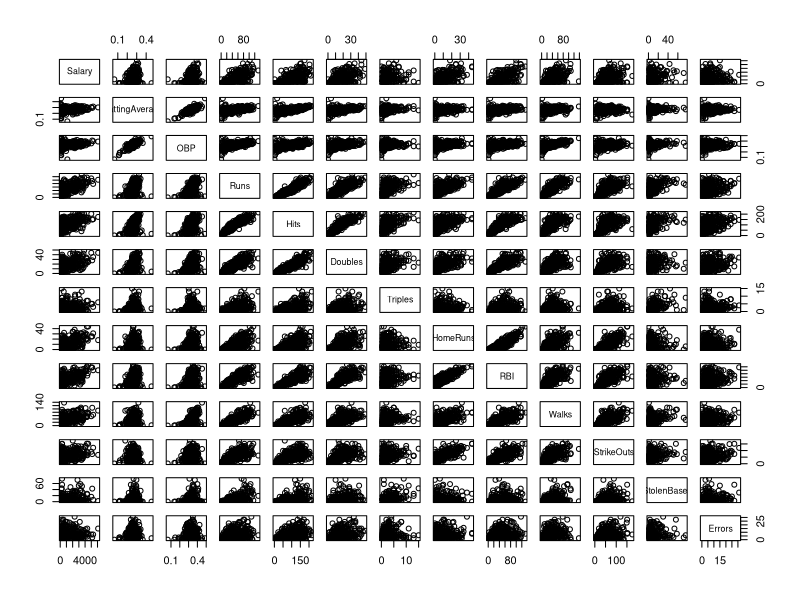
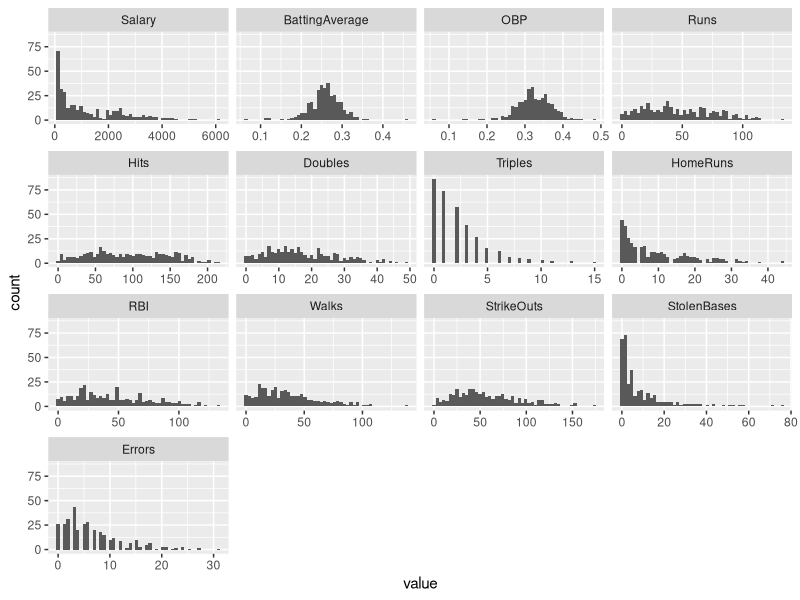

These figures' R source, in order: (Note: this script raises an error after producing the figures.)
####################################################################
#### Setup
####################################################################
## Install and load libraries
ipak <- function(pkg){
  new.pkg <- pkg[!(pkg %in% installed.packages()[, "Package"])]
  if (length(new.pkg)) 
    install.packages(new.pkg, dependencies = TRUE)
  sapply(pkg, require, character.only = TRUE)
}

packages <- c("ggplot2", "reshape2", "gridExtra", "leaps", "car", "MASS", "quantreg")
ipak(packages)

## Load and label data
baseball = read.table("baseball.dat.txt")
names(baseball) <- 
  c(
    'Salary',
    'BattingAverage',
    'OBP',
    'Runs',
    'Hits',
    'Doubles',
    'Triples',
    'HomeRuns',
    'RBI',
    'Walks',
    'StrikeOuts',
    'StolenBases',
    'Errors',
    'FreAgtEli',
    'FreeAgent',
    'ArbEli',
    'Arbitration',
    'Name'
  )

## Add singles data
baseball$Singles <- baseball$Hits - baseball$Doubles - baseball$Triples - baseball$HomeRuns

## Reorder columns
# baseball <- baseball[,c("Salary","BattingAverage","OBP","Runs","Hits","Singles","Doubles","Triples","HomeRuns","RBI","Walks","StrikeOuts","StolenBases","Errors","FreAgtEli",
#                         "FreeAgent","ArbEli","Arbitration","Name")]

## Remove measurement error
baseball = subset(baseball, baseball$Singles > 0)

## Display data summary without categorical variables
summary(baseball[1:13])

## Compute Correlation Matrix
corr_mat <- cor(baseball[1:17])

####################################################################
#### Initial Data Exploration
####################################################################
## Create Scatter Plots of Data
plot(baseball[1:13])

## Generate Histograms of data
ggplot(data=melt(baseball[1:13]),aes(x = value)) + facet_wrap(~variable,scales = "free_x") + geom_histogram(bins = 50)

## Free un-necessary memory
# rm(p1, p2, p3, p4, p5)
# rm(subset_salary_expanded, subset_obp)
# rm(j, X_obp, x_tmp, y_tmp, R2)
# invisible(gc())

####################################################################
#### Model Selection
####################################################################
## Fit inital linear models
lm_full = lm(Salary ~ . - Name - Singles, data = baseball)
lm_red = lm(Salary ~ . - Name - OBP - Singles, data = baseball)

## Use LEAPS for Model Selection Exploration
select_full = regsubsets(Salary ~ . - Name - Singles,method = "exhaustive",nbest = 1,nvmax=16,data = baseball)
select_red = regsubsets(Salary ~ . - Name - Singles - OBP,method = "exhaustive",nbest = 1,nvmax=16,data = baseball)
full_sum = summary(select_full)
red_sum = summary(select_red)

## Display Data
full_sum$which
red_sum$which

## Useful Values
totalSS=sum((baseball$Salary-mean(baseball$Salary))^2)
n=nrow(baseball)
sigma_hat_full=summary(lm_full)$sigma

####################################################################
#### Full Model AIC, BIC, Mallows C, Adj R2
####################################################################
## Necessary Values
p_full=17
p_f=2:p_full
RSS_full=full_sum$rss

## Adjusted R2
R2_adj_full=1-(RSS_full/(n-p_f))/(totalSS/(n-1))
plot(p_f,R2_adj_full,xlab="Number of betas",ylab="Adjusted R-squared")

## Mallow's C
C_p_full=RSS_full/(sigma_hat_full^2)+2*p_f-n
C_p_diff_full = abs(abs(C_p_full)-p_f)
plot(p_f,C_p_full,xlab="Number of betas",ylab="Mallow's Cp")
abline(0,1)

## AIC
aic_full=n*log(RSS_full/n)+2*p_f
plot(p_f,aic_full,xlab="Number of betas",ylab="AIC")

## BIC
bic_full=n*log(RSS_full/n)+p_f*log(n)
plot(p_f,bic_full,xlab="Number of betas",ylab="BIC")

## Suggested Number of Betas
r2_f = which.max(R2_adj_full)+1
mc_f = which.min(C_p_diff_full[1:15])+1
aic_f = which.min(aic_full)+1
bic_f = which.min(bic_full)+1
full_selection_betas = rbind(c(r2_f, mc_f, aic_f, bic_f))

####################################################################
#### Reduced Model AIC, BIC, Mallows C, Adj R2
####################################################################
## Necessary Values
p_red = 16
p_r=2:p_red
RSS_red=red_sum$rss

## Adjusted R2
R2_adj_red=1-(RSS_red/(n-p_r))/(totalSS/(n-1))
plot(p_r,R2_adj_red,xlab="Number of betas",ylab="Adjusted R-squared")

## Mallow's C
C_p_red=RSS_red/(sigma_hat_full^2)+2*p_r-n
C_p_diff_red = abs(abs(C_p_red)-p_r)
plot(p_r,C_p_red,xlab="Number of betas",ylab="Mallow's Cp")
abline(0,1)

## AIC
aic_red=n*log(RSS_red/n)+2*p_r
plot(p_r,aic_red,xlab="Number of betas",ylab="AIC")

## BIC
bic_red=n*log(RSS_red/n)+p_r*log(n)
plot(p_r,bic_red,xlab="Number of betas",ylab="BIC")


## Suggested Number of Betas
r2_r = which.max(R2_adj_red)+1
mc_r = which.min(C_p_diff_red[1:14])+1
aic_r = which.min(aic_red)+1
bic_r = which.min(bic_red)+1
red_selection_betas = rbind(c(r2_r, mc_r, aic_r, bic_r))

####################################################################
#### Model Selection Summary and VIF Analysis
####################################################################
## Number of Betas suggested by each method
Updated <- c(7,10,10,7) #Determined for both full and reduced 

selection_matrix_auto = matrix(c(full_selection_betas,red_selection_betas),ncol=length(full_selection_betas))
selection_matrix_user = matrix(c(Updated,Updated),ncol=length(Updated))
colnames(selection_matrix_auto) <- c('Adj R2','MallowC','AIC','BIC')
rownames(selection_matrix_auto) <- c('Full','Reduced')
colnames(selection_matrix_user) <- c('Adj R2','MallowC','AIC','BIC')
rownames(selection_matrix_user) <- c('Full','Reduced')

## Full Model Selection Results
lm_full_aic = lm(Salary ~ Runs+Hits+HomeRuns+RBI+StrikeOuts+StolenBases+FreAgtEli+FreeAgent+ArbEli, data=baseball)
lm_full_bic = lm(Salary ~ HomeRuns+RBI+StrikeOuts+StolenBases+FreAgtEli+ArbEli, data=baseball)

## Reduced (No OBP) Model Selection Results
lm_red_aic = lm(Salary ~ Runs+Hits+HomeRuns+RBI+StrikeOuts+StolenBases+FreAgtEli+FreeAgent+ArbEli, data=baseball)
lm_red_bic = lm(Salary ~ HomeRuns+RBI+StrikeOuts+StolenBases+FreAgtEli+ArbEli, data=baseball)

## NOTE: lm_full_bic and lm_red_r2 are the same model!

######################
# Full models
######################
## Full AIC VIF
vif(lm_full_aic)
which.max(vif(lm_full_aic))

lm_full_aic = update(lm_full_aic, . ~ . - RBI) 
vif(lm_full_aic)
which.max(vif(lm_full_aic))

lm_full_aic = update(lm_full_aic, . ~ . - Runs) 
vif(lm_full_aic)

## Full BIC VIF
vif(lm_full_bic)
which.max(vif(lm_full_bic))

lm_full_bic = update(lm_full_bic, . ~ . - RBI) 
vif(lm_full_bic)
which.max(vif(lm_full_bic))

####################################################################
#### Adjusted Models after VIF and final model selection
####################################################################
## After selection lm_red_r2 and lm_full_bic are the same
summary(lm_full_aic) # Adj R2 Value = 0.6732
summary(lm_full_bic) # Adj R2 Value = 0.6459

adj_r2_sum = c(summary(lm_full_aic)$adj.r.squared,summary(lm_full_bic)$adj.r.squared)
names(adj_r2_sum) <- c("lm_full_aic", "lm_full_bic")

lm_best = lm_full_aic
## lm_full_aic is the best model. OBP was not selected for any models by exhaustive model selection.
## Model: Salary ~ Hits + Triples + HomeRuns + StrikeOuts + StolenBases + Errors + FreeAgentEligibility + FreeAgent + ArbitrationEligibility + Arbitration
## Categorical predictors have the highest values for the model. Arbitration eligibility has an extremely high impact, which makes sense
## because salaries are determined through arbitration.

####################################################################
#### Final Model Plots/Tests
####################################################################
## Shapiro-Wilk
shapiro_best = shapiro.test(lm_best$residuals)

## R-plots
plot(lm_best)
plot(lm_best,which=c(4,6))

means = data.frame(rbind(colMeans(baseball[1:17])))
predict(lm_best,means, interval="predict")




####################################################################
#### TESTING
####################################################################
baseball = read.table("baseball.dat.txt")
names(baseball) <- 
  c('Salary','BattingAverage','OBP','Runs','Hits','Doubles','Triples','HomeRuns','RBI','Walks','StrikeOuts','StolenBases','Errors','FreAgtEli','FreeAgent','ArbEli','Arbitration','Name')
baseball$Singles <- baseball$Hits - baseball$Doubles - baseball$Triples - baseball$HomeRuns

baseball = baseball[-c(22,25,26,52,80,153,154,205,218,269,284,297,322),]
baseball = subset(baseball, baseball$Singles > 0)


test = lm(log(Salary) ~ Hits + HomeRuns + StrikeOuts + StolenBases + FreAgtEli + FreeAgent + ArbEli, data=baseball)
test = lm(sqrt(Salary) ~ Hits + HomeRuns + StrikeOuts + StolenBases + FreAgtEli + FreeAgent + ArbEli, data=baseball)

plot(test,which=1)
plot(test,which=2)
plot(test,which=3)
plot(test,which=4)
plot(test,which=5)
shapiro.test(test$residuals)


bc <- boxcox(Salary ~ Hits + HomeRuns + StrikeOuts + StolenBases + FreAgtEli + FreeAgent + ArbEli,lambda=seq(-1,1,0.05),data=baseball)
(lambda <- bc$x[which.max(bc$y)])
test = lm((Salary^lambda - 1)/lambda ~ Hits + HomeRuns + StrikeOuts + StolenBases + FreAgtEli + FreeAgent + ArbEli, data=baseball)
wts <- 1/fitted(lm(abs(residuals(test)) ~ fitted(test)))^2
test = lm((Salary^lambda - 1)/lambda ~ Hits + HomeRuns + StrikeOuts + StolenBases + FreAgtEli + FreeAgent + ArbEli, data=baseball, weights=wts)


test = lm(log(Salary) ~ Hits + HomeRuns + StrikeOuts + StolenBases + FreAgtEli + FreeAgent + ArbEli, data=baseball)
wts <- 1/fitted(lm(abs(residuals(test)) ~ fitted(test)))^2
test = lm(log(Salary) ~ Hits + HomeRuns + StrikeOuts + StolenBases + FreAgtEli + FreeAgent + ArbEli, data=baseball, weights=wts)

